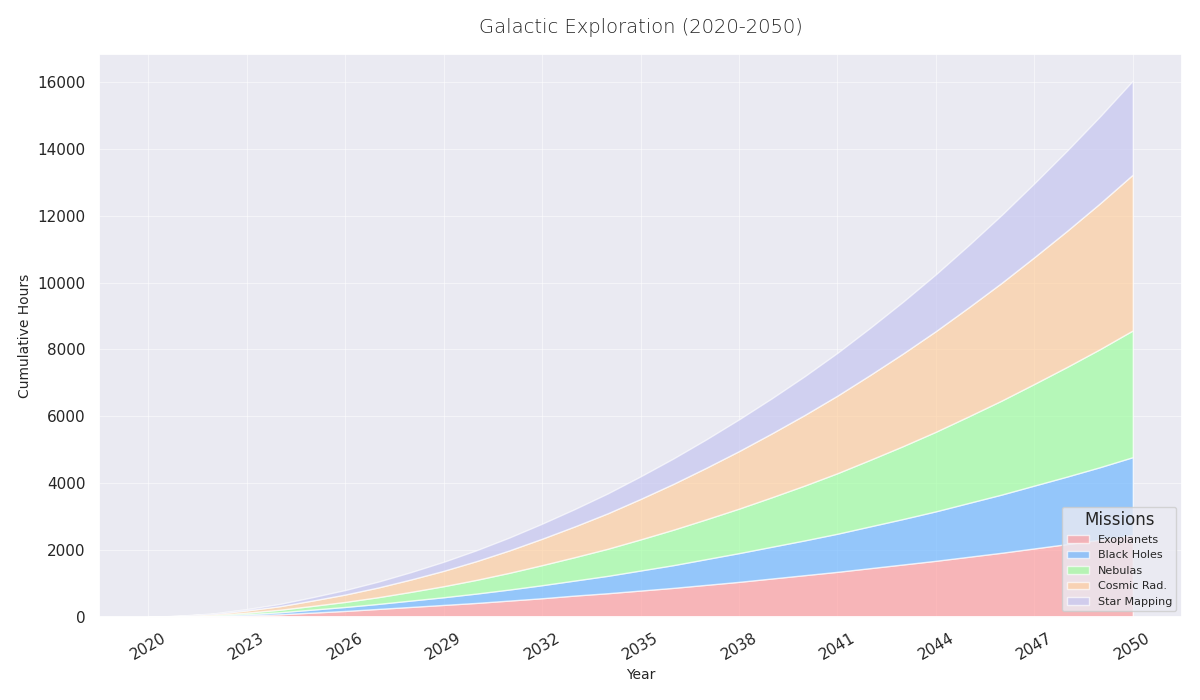

Python code for this plot:
import matplotlib.pyplot as plt
import numpy as np

years = np.arange(2020, 2051)

exoplanet_surveys = [0, 10, 25, 50, 80, 130, 180, 240, 300, 360, 420, 490, 560, 640, 710, 790, 870, 960, 1050, 1150, 1250, 1350, 1460, 1570, 1680, 1800, 1920, 2050, 2180, 2310, 2450]
black_hole_probes = [0, 5, 15, 35, 60, 90, 120, 150, 190, 230, 280, 330, 390, 450, 520, 600, 680, 770, 860, 950, 1040, 1140, 1250, 1360, 1480, 1610, 1740, 1880, 2020, 2170, 2330]
nebula_studies = [0, 8, 20, 45, 75, 110, 150, 200, 260, 330, 410, 500, 600, 700, 810, 930, 1060, 1190, 1330, 1480, 1640, 1810, 1990, 2180, 2380, 2590, 2810, 3040, 3280, 3530, 3790]
cosmic_radiation_monitoring = [0, 12, 30, 65, 105, 160, 220, 290, 370, 460, 560, 670, 790, 920, 1060, 1210, 1370, 1540, 1720, 1910, 2110, 2320, 2540, 2770, 3010, 3260, 3520, 3790, 4070, 4360, 4660]
star_mapping_missions = [0, 7, 18, 40, 68, 100, 135, 175, 220, 270, 325, 385, 450, 520, 595, 675, 760, 850, 950, 1050, 1160, 1280, 1410, 1550, 1700, 1860, 2030, 2210, 2400, 2600, 2810]

fig, ax = plt.subplots(figsize=(12, 7))

# Updated colors
ax.stackplot(years, exoplanet_surveys, black_hole_probes, nebula_studies, cosmic_radiation_monitoring,
             star_mapping_missions, labels=['Exoplanets', 'Black Holes', 'Nebulas', 'Cosmic Rad.', 'Star Mapping'],
             colors=['#ff9999', '#66b3ff', '#99ff99', '#ffcc99', '#c2c2f0'], alpha=0.65)

ax.set_title("Galactic Exploration (2020-2050)", fontsize=14, fontweight='light', pad=15)
ax.set_xlabel("Year", fontsize=10)
ax.set_ylabel("Cumulative Hours", fontsize=10)

ax.set_xticks(years[::3])
ax.tick_params(axis='x', rotation=30)

ax.legend(loc='lower right', title="Missions", fontsize=8)

ax.grid(True, linestyle='-', linewidth=0.75, alpha=0.5)

plt.tight_layout()
plt.show()
